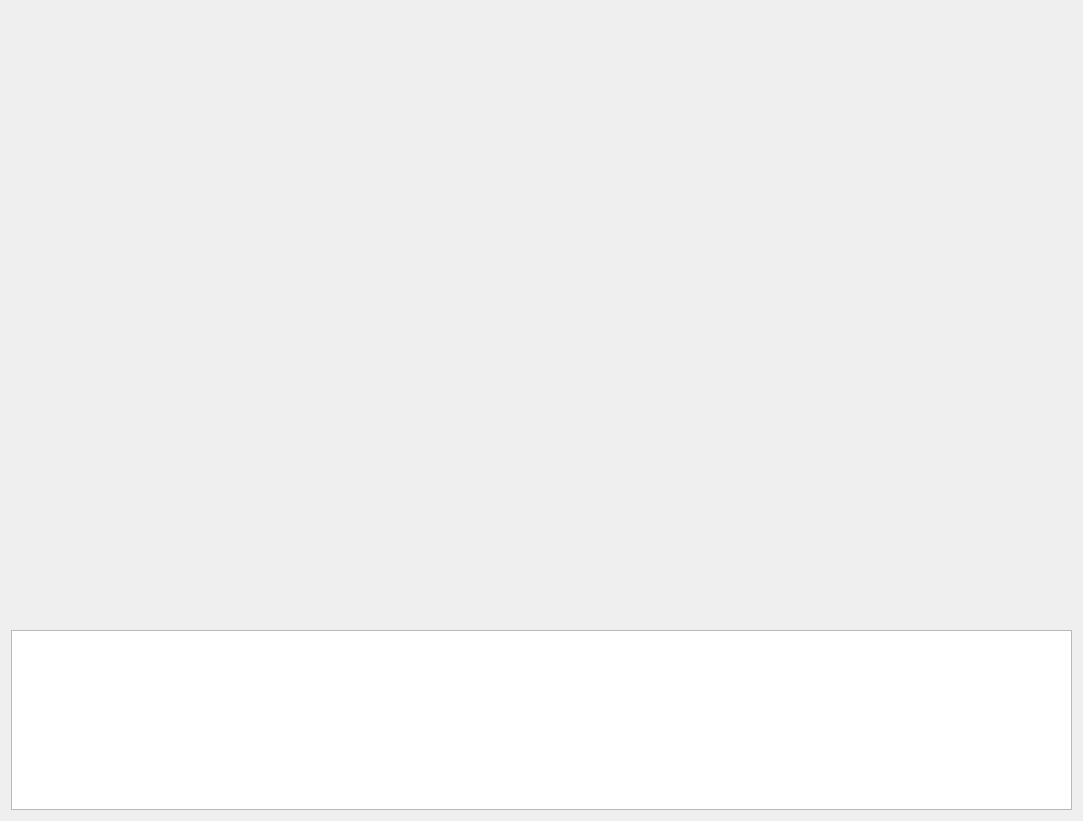
<?xml version="1.0" encoding="UTF-8"?>
<ui version="4.0">
 <class>Home_MainWid</class>
 <widget class="QWidget" name="Home_MainWid">
  <property name="geometry">
   <rect>
    <x>0</x>
    <y>0</y>
    <width>1083</width>
    <height>821</height>
   </rect>
  </property>
  <property name="font">
   <font>
    <family>微软雅黑</family>
    <pointsize>11</pointsize>
   </font>
  </property>
  <property name="windowTitle">
   <string>Form</string>
  </property>
  <layout class="QGridLayout" name="gridLayout">
   <item row="0" column="0">
    <widget class="QWidget" name="workWid" native="true"/>
   </item>
   <item row="1" column="0">
    <widget class="QPlainTextEdit" name="textEdit">
     <property name="maximumSize">
      <size>
       <width>16777215</width>
       <height>180</height>
      </size>
     </property>
     <property name="readOnly">
      <bool>true</bool>
     </property>
    </widget>
   </item>
  </layout>
 </widget>
 <resources/>
 <connections/>
</ui>
